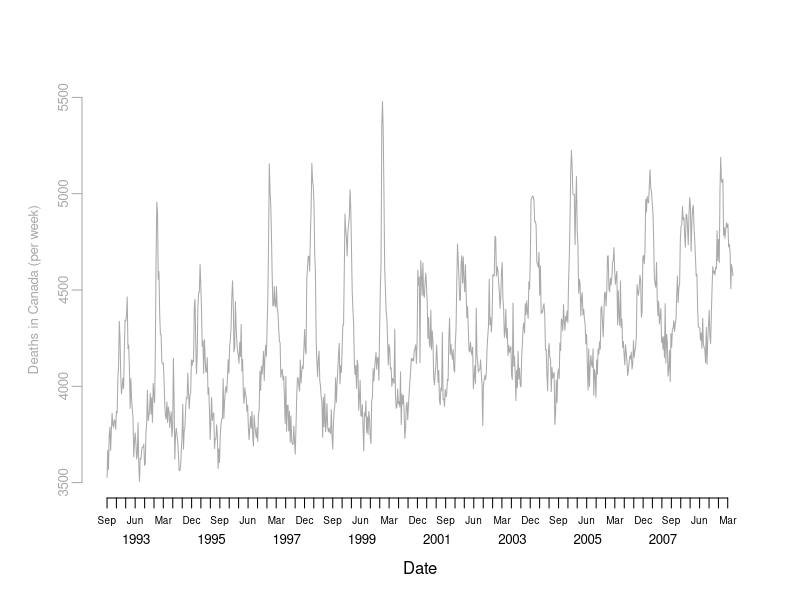

Reproduce this figure in R.
## ------------- Module 1 Starter Code -------------

## ------------- Load Data -------------
# Replace "myDirectory" with full path to location of the data file
#  unless you have set path in your project file.
# setwd("myDirectory")

# Read data files as downloaded from Fluview, with minor cleaning
death = read.csv("data/Table_S1_clean.csv")

# Cast columns to correct data types
death$DEATHDT = as.Date(death$DEATHDT)
death$MONTH = as.factor(death$MONTH)


## ------------- Plot Deaths and Seasons -------------
# Create date sequences for labelling plots
months = seq(from=head(death$DEATHDT,1), to=tail(death$DEATHDT,1), by="months")
quarters = seq(from=head(death$DEATHDT,1), to=tail(death$DEATHDT,1), by="quarters")
years = seq(from=as.Date("1993-06-15"), to=as.Date("2008-06-15"), by="years")
seasons = seq(1993,2009)

# Plot observed counts
## draw a plot with two Date axes, one with quarters, and one with years
plot(death$DEATHDT, death$COUNT, type='n', bty='n', xaxt='n', yaxt='n', xlab = "Date", ylab='', ylim=c(3500,5500), xlim=c(head(death$DEATHDT,1), tail(death$DEATHDT,1)))
axis.Date(1, at=quarters, format="%b", cex.axis=0.6, mgp=c(3,0.5,0))
axis.Date(1, at=years, format="%Y", tick=FALSE, cex.axis=0.8, mgp=c(5,1.5,0))

# Create axis and add data for all-cause mortality
death.col = "dark gray"
axis(2, at = seq(3500,5500,500), col=death.col, col.axis=death.col, mgp=c(2,0.5,0), cex.axis=0.8)
mtext("Deaths in Canada (per week)", side=2, line=2, at=4500, col=death.col, cex=0.8)
lines(death$DEATHDT, death$COUNT, type='l', col=death.col)

# Add periseason boundaries (Nov to Apr) to plot as transparent polygons


# Identify influenza A season boundaries using calendar and WHO reporting data


# Calculate and plot season boundaries using neuzil and izurieta definitions




## ------------- Periseason -------------


## ------------- Serfling -------------


## ------------- Poisson -------------


## ------------- Plot Excess Deaths by Method -------------

